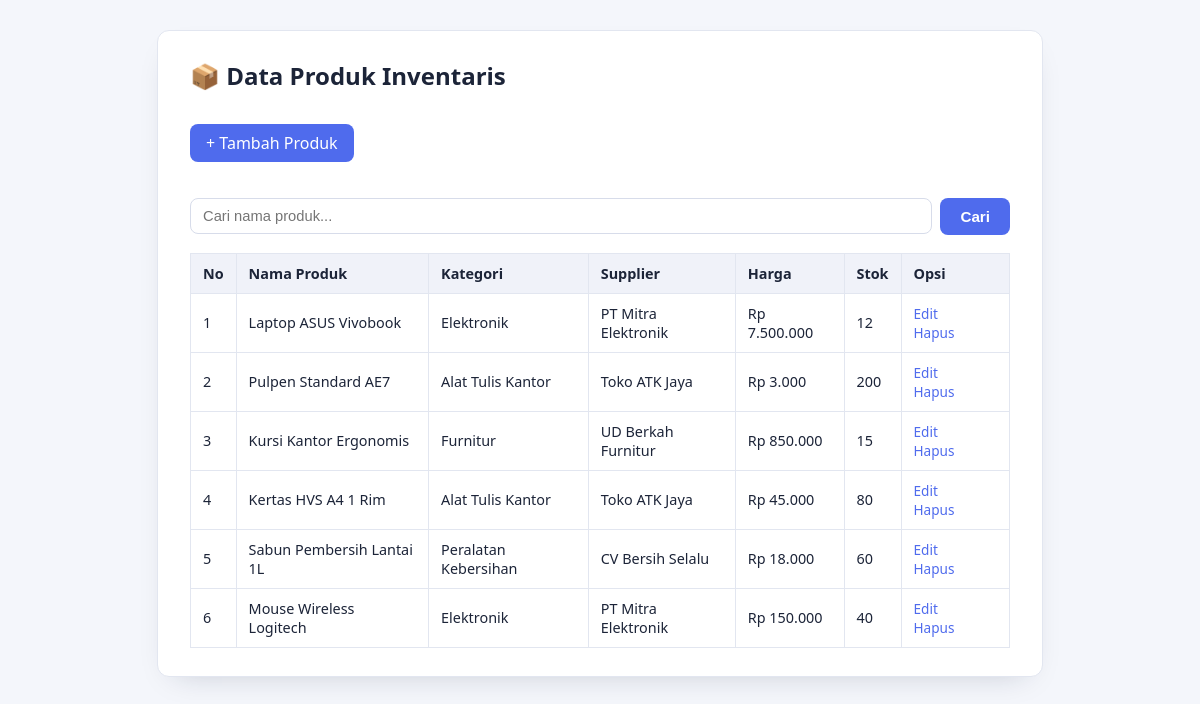
The page / on the database its author committed.
### tables this page shows
CREATE TABLE produk (
    id INT AUTO_INCREMENT PRIMARY KEY,
    nama_produk VARCHAR(150) NOT NULL,
    kategori_id INT NOT NULL,
    supplier_id INT NOT NULL,
    harga DECIMAL(12,2) NOT NULL DEFAULT 0,
    stok INT NOT NULL DEFAULT 0,
    FOREIGN KEY (kategori_id) REFERENCES kategori(id) ON DELETE RESTRICT ON UPDATE CASCADE,
    FOREIGN KEY (supplier_id) REFERENCES supplier(id) ON DELETE RESTRICT ON UPDATE CASCADE
);

CREATE TABLE kategori (
    id INT AUTO_INCREMENT PRIMARY KEY,
    nama_kategori VARCHAR(100) NOT NULL
);

CREATE TABLE supplier (
    id INT AUTO_INCREMENT PRIMARY KEY,
    nama_supplier VARCHAR(100) NOT NULL,
    kontak VARCHAR(50),
    alamat VARCHAR(255)
);

### index.php (the view, shortened to what this page needs)
<?php
$pdo = Database::getInstance();
$keyword = trim($_GET['q'] ?? '');
$sql = "SELECT p.*, k.nama_kategori, s.nama_supplier
        FROM produk p
        JOIN kategori k ON p.kategori_id = k.id
        JOIN supplier s ON p.supplier_id = s.id";
$sql .= " ORDER BY p.id ASC";
$stmt = $pdo->prepare($sql);
$stmt->execute();
$produk = $stmt->fetchAll(PDO::FETCH_ASSOC);
?>
<!DOCTYPE html>
<html lang="id">
<head>
<link rel="stylesheet" href="style.css">
</head>
<body>
<div class="container">
  <h2>📦 Data Produk Inventaris</h2>
  <a href="tambah.php" class="btn-add">+ Tambah Produk</a>
  <form method="get" action="index.php" class="search-form">
    <input type="text" name="q" placeholder="Cari nama produk..." value="<?= htmlspecialchars($keyword) ?>">
    <button type="submit">Cari</button>
  </form>
  <table>
    <tr>
      <th>No</th>
      <th>Nama Produk</th>
      <th>Kategori</th>
      <th>Supplier</th>
      <th>Harga</th>
      <th>Stok</th>
      <th>Opsi</th>
    </tr>
    <?php if (empty($produk)): ?>
      <tr><td colspan="7">Tidak ada data produk.</td></tr>
    <?php else: ?>
      <?php $no = 1; foreach ($produk as $row): ?>
      <tr>
        <td><?= $no++ ?></td>
        <td><?= htmlspecialchars($row['nama_produk']) ?></td>
        <td><?= htmlspecialchars($row['nama_kategori']) ?></td>
        <td><?= htmlspecialchars($row['nama_supplier']) ?></td>
        <td>Rp <?= number_format((float) $row['harga'], 0, ',', '.') ?></td>
        <td><?= (int) $row['stok'] ?></td>
        <td>
          <a href="edit.php?id=<?= (int) $row['id'] ?>">Edit</a>
          <a href="hapus.php?id=<?= (int) $row['id'] ?>" onclick="return confirm('Yakin hapus produk ini?')">Hapus</a>
        </td>
      </tr>
      <?php endforeach; ?>
    <?php endif; ?>
  </table>
</div>
</body>
</html>

### style.css (style rules this page uses)
body { font-family: "Segoe UI", Arial, sans-serif; background: #f4f6fb; color: #1c2438; margin: 0; padding: 30px 16px; }
.container { max-width: 820px; margin: 0 auto; background: #fff; border: 1px solid #e2e6f0; border-radius: 12px; padding: 28px 32px; box-shadow: 0 12px 30px -18px rgba(20, 30, 60, 0.25); }
h2 { margin-top: 0; }
a { color: #4f6bed; text-decoration: none; }
.btn-add { display: inline-block; background: #4f6bed; color: #fff !important; padding: 8px 16px; border-radius: 8px; margin: 12px 8px 18px 0; }
.search-form { display: flex; gap: 8px; margin-bottom: 18px; align-items: center; flex-wrap: wrap; }
.search-form input[type="text"] { flex: 1; min-width: 180px; padding: 9px 12px; border: 1px solid #d7dcea; border-radius: 8px; font-size: 0.92rem; }
.search-form button { background: #eef1fa; border: 1px solid #d7dcea; padding: 9px 16px; border-radius: 8px; cursor: pointer; font-size: 0.9rem; }
table { width: 100%; border-collapse: collapse; margin-top: 10px; }
th, td { border: 1px solid #e2e6f0; padding: 10px 12px; text-align: left; font-size: 0.9rem; }
th { background: #f0f2f9; }
td a { margin-right: 10px; font-size: 0.85rem; }
form { margin-top: 18px; }
button[type="submit"] { background: #4f6bed; color: #fff; border: none; padding: 10px 20px; border-radius: 8px; font-size: 0.95rem; font-weight: 600; cursor: pointer; }

### rows shown on the page
produk: nama_produk "Laptop ASUS Vivobook", kategori.nama_kategori "Elektronik", supplier.nama_supplier "PT Mitra Elektronik", harga "7.500.000", stok "12"
produk: nama_produk "Pulpen Standard AE7", kategori.nama_kategori "Alat Tulis Kantor", supplier.nama_supplier "Toko ATK Jaya", harga "3.000", stok "200"
produk: nama_produk "Kursi Kantor Ergonomis", kategori.nama_kategori "Furnitur", supplier.nama_supplier "UD Berkah Furnitur", harga "850.000", stok "15"
produk: nama_produk "Kertas HVS A4 1 Rim", kategori.nama_kategori "Alat Tulis Kantor", supplier.nama_supplier "Toko ATK Jaya", harga "45.000", stok "80"
produk: nama_produk "Sabun Pembersih Lantai 1L", kategori.nama_kategori "Peralatan Kebersihan", supplier.nama_supplier "CV Bersih Selalu", harga "18.000", stok "60"
produk: nama_produk "Mouse Wireless Logitech", kategori.nama_kategori "Elektronik", supplier.nama_supplier "PT Mitra Elektronik", harga "150.000", stok "40"
